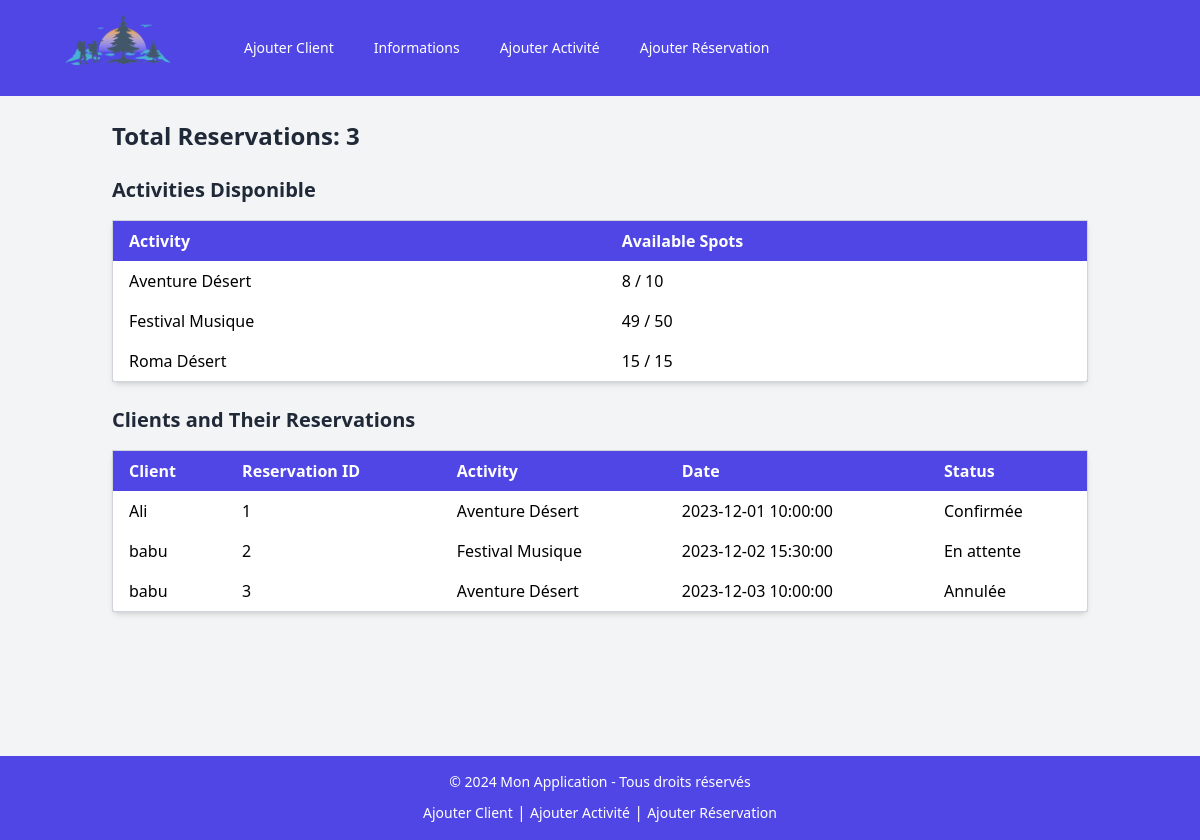
Before: /afficheall.php with the older database file.
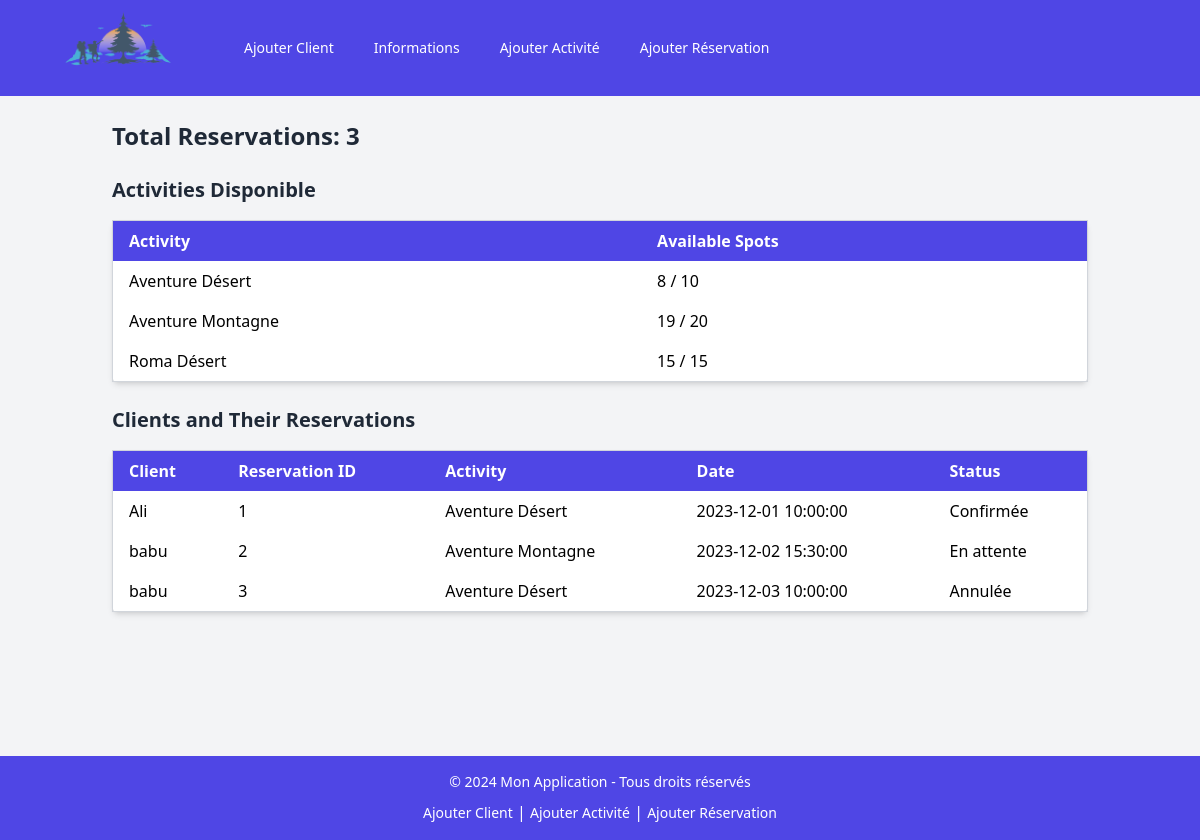
After: the same page with the newer database file.
### tables this page shows
CREATE TABLE IF NOT EXISTS activite (
    id_activite INT(11) NOT NULL AUTO_INCREMENT,
    titre VARCHAR(150) NOT NULL,
    description VARCHAR(100),
    destination VARCHAR(200) NOT NULL,
    prix DECIMAL(10,2) NOT NULL,
    date_debut DATE NOT NULL,
    date_fin DATE NOT NULL,
    places_disponible INT(11),
    PRIMARY KEY (id_activite)
);

CREATE TABLE IF NOT EXISTS reservation (
    id_reservation INT(11) NOT NULL AUTO_INCREMENT,
    id_client INT(11) NOT NULL,
    id_activite INT(11) NOT NULL,
    date_reservation TIMESTAMP NOT NULL,
    status ENUM('En attente', 'Confirmée', 'Annulée') NOT NULL,
    PRIMARY KEY (id_reservation),
    FOREIGN KEY (id_client) REFERENCES cliente(id_client),
    FOREIGN KEY (id_activite) REFERENCES activite(id_activite)
);

CREATE TABLE IF NOT EXISTS cliente (
    id_client INT(11) NOT NULL AUTO_INCREMENT,
    nom VARCHAR(100) NOT NULL,
    prenom VARCHAR(100) NOT NULL,
    email VARCHAR(150) NOT NULL UNIQUE,
    telephone VARCHAR(15) NOT NULL,
    adresse TEXT NOT NULL,
    date_naissance DATE NOT NULL,
    PRIMARY KEY (id_client)
);

### afficheall.php (the view, shortened to what this page needs)
<?php
$host = 'localhost';
$username = 'root';
$password = '';
$dbname = 'vygs';
$mysqli = new mysqli($host, $username, $password, $dbname);
$reservations_result = $mysqli->query("SELECT r.id_reservation, r.id_client, r.id_activite, r.date_reservation, r.status,
                                       c.nom as client,
                                       a.titre as activite
                                       FROM reservation r
                                       JOIN cliente c ON r.id_client = c.id_client
                                       JOIN activite a ON r.id_activite = a.id_activite");
$reservations_count = $mysqli->query("SELECT COUNT(*) as total_reservations FROM reservation");
$total_reservations = $reservations_count->fetch_assoc()['total_reservations'];
$activities_result = $mysqli->query("SELECT a.id_activite, a.titre, a.places_disponible,
                                    (a.places_disponible - COUNT(r.id_reservation)) AS available_spots
                                    FROM activite a
                                    LEFT JOIN reservation r ON a.id_activite = r.id_activite
                                    GROUP BY a.id_activite, a.titre, a.places_disponible");
?>
<!DOCTYPE html>
<html lang="en">
<head>
    <script src="https://cdn.tailwindcss.com"></script>
</head>
<body class="bg-gray-100">
<nav class="bg-indigo-600 p-4">
    <div class="max-w-7xl mx-auto px-2 sm:px-6 lg:px-8">
        <div class="relative flex items-center justify-between h-16">
            <div class="flex-1 flex items-center justify-center sm:items-stretch sm:justify-start">
                <div class="h-36 w-36"><img src="includes/—Pngtree—tour and travel logo_5695483.png" alt="travels"></div>
                <div class="ml-10 flex items-center space-x-4">
                    <a href="index.php" class="text-white px-3 py-2 rounded-md text-sm font-medium hover:bg-indigo-700">Ajouter Client</a>
                    <a href="afficheall.php" class="text-white px-3 py-2 rounded-md text-sm font-medium hover:bg-indigo-700">Informations</a>
                    <a href="fold.php" class="text-white px-3 py-2 rounded-md text-sm font-medium hover:bg-indigo-700">Ajouter Activité</a>
                    <a href="reserv.php" class="text-white px-3 py-2 rounded-md text-sm font-medium hover:bg-indigo-700">Ajouter Réservation</a>
                </div>
            </div>
        </div>
    </div>
</nav>
<div class="container mx-auto p-6">
    <div class="mb-6">
        <h1 class="text-2xl font-bold text-gray-800">Total Reservations: <?= $total_reservations ?></h1>
    </div>
    <div class="mb-6">
        <h2 class="text-xl font-semibold text-gray-800"> Activities Disponible</h2>
        <table class="min-w-full bg-white border border-gray-300 rounded-md shadow-md mt-4">
            <thead class="bg-indigo-600 text-white">
                <tr>
                    <th class="py-2 px-4 text-left">Activity</th>
                    <th class="py-2 px-4 text-left">Available Spots</th>
                </tr>
            </thead>
            <tbody>
                <?php while ($activity = $activities_result->fetch_assoc()) { ?>
                    <tr>
                        <td class="py-2 px-4"><?= $activity['titre'] ?></td>
                        <td class="py-2 px-4"><?= $activity['available_spots'] ?> / <?= $activity['places_disponible'] ?></td>
                    </tr>
                <?php } ?>
            </tbody>
        </table>
    </div>
    <div class="mb-6">
        <h2 class="text-xl font-semibold text-gray-800">Clients and Their Reservations</h2>
        <table class="min-w-full bg-white border border-gray-300 rounded-md shadow-md mt-4">
            <thead class="bg-indigo-600 text-white">
                <tr>
                    <th class="py-2 px-4 text-left">Client</th>
                    <th class="py-2 px-4 text-left">Reservation ID</th>
                    <th class="py-2 px-4 text-left">Activity</th>
                    <th class="py-2 px-4 text-left">Date</th>
                    <th class="py-2 px-4 text-left">Status</th>
                </tr>
            </thead>
            <tbody>
                <?php while ($reservation = $reservations_result->fetch_assoc()) { ?>
                    <tr>
                        <td class="py-2 px-4"><?= $reservation['client'] ?></td>
                        <td class="py-2 px-4"><?= $reservation['id_reservation'] ?></td>
                        <td class="py-2 px-4"><?= $reservation['activite'] ?></td>
                        <td class="py-2 px-4"><?= $reservation['date_reservation'] ?></td>
                        <td class="py-2 px-4"><?= $reservation['status'] ?></td>
                    </tr>
                <?php } ?>
            </tbody>
        </table>
    </div>
</div>
<footer class="bg-indigo-600 text-white text-center py-4 mt-24">
    <p class="text-sm">© 2024 Mon Application - Tous droits réservés</p>
    <div class="mt-2">
        <a href="index.php" class="text-white hover:underline text-sm">Ajouter Client</a> |
        <a href="fold.php" class="text-white hover:underline text-sm">Ajouter Activité</a> |
        <a href="reserv.php" class="text-white hover:underline text-sm">Ajouter Réservation</a>
    </div>
</footer>
</body>
</html>

Changed rows visible on the page:
removed activite: titre "Festival Musique", available_spots "49", places_disponible "50"
added activite: titre "Aventure Montagne", available_spots "19", places_disponible "20"
changed through a linked row, reservation "En attente": id_activite.titre "Festival Musique" → "Aventure Montagne"
